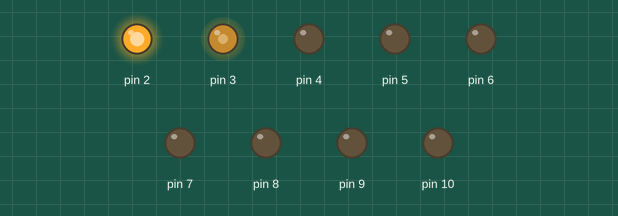
Simulated run of this sketch. Board: Arduino Uno, built with avr-gcc and run on an emulated ATmega328P. Parts: output pins drawn as LEDs (lit = HIGH).

Above: at 0.05 s.
At 1.0 s:
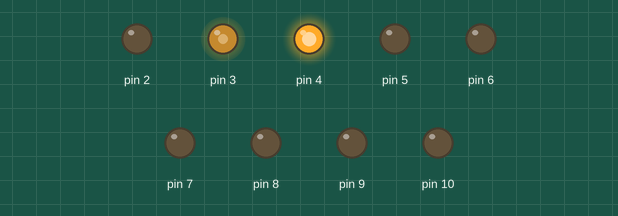
At 2.0 s:
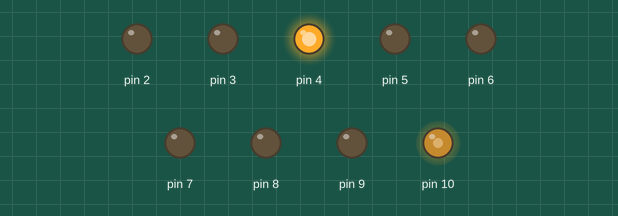
At 2.45 s:
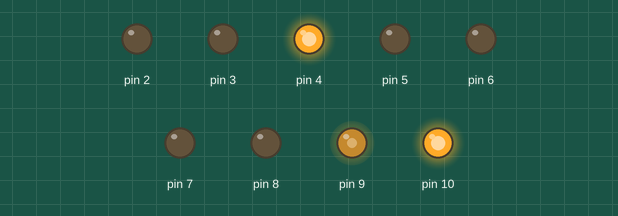
At 2.95 s:
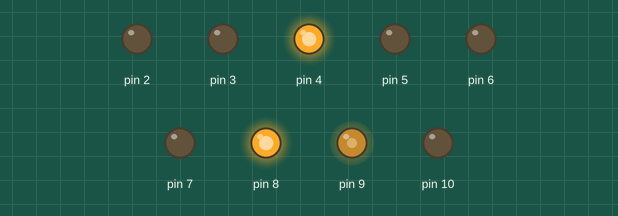
At 3.95 s:
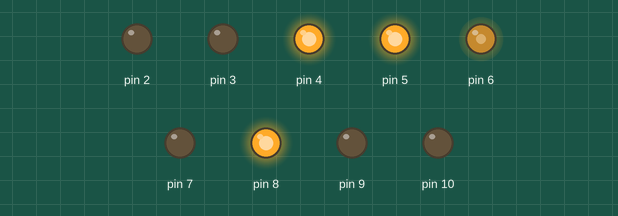
Timing chart, 0 to 5.2 s (numbered marks = the images above):
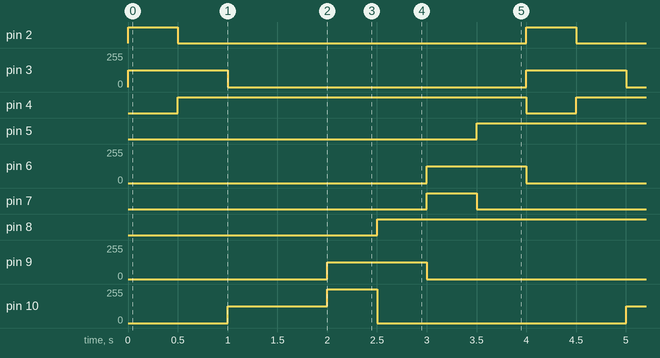

The sketch:

motor_test.ino
```cpp
#include <Drive.h>

motor m1(2,4,3);
motor m2(23,21,22);
motor m3(10,8,9);
motor m4(7,5,6);
motor *motors[]= {&m1,&m2,&m3,&m4};
double kp=3.3, ki=0, kd=80;
Drive ness(4, motors);

void setup() {
  Serial.begin(19200);
  ness.setPID(kp,ki,kd);
}

void loop(){
  ness.test(0.5);
  //m2.moveMotor(1.0);
  //Serial.println(digitalRead(12));
  //delay(100);
}
```

Measured:
- by itself, pin 2, pin 7: alternates HIGH for 0.50 s and LOW for 3.5 s
- by itself, pin 3, pin 6, pin 9: alternates 127/255 for 1.0 s and 0/255 for 3.0 s
- by itself, pin 4, pin 5, pin 8: alternates HIGH for 3.5 s and LOW for 0.50 s
- by itself, pin 10: repeats every 4.0 s: 255/255 0.50 s, 0/255 2.5 s, 127/255 1.0 s
